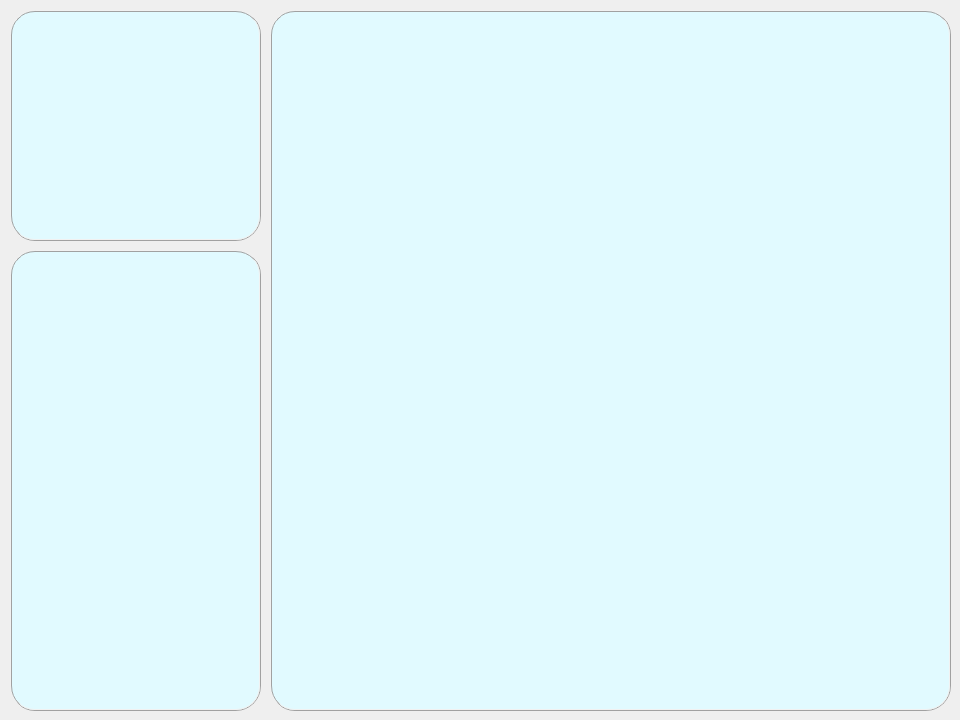
<?xml version="1.0" encoding="UTF-8"?>
<ui version="4.0">
 <class>MainWindow</class>
 <widget class="QMainWindow" name="MainWindow">
  <property name="geometry">
   <rect>
    <x>0</x>
    <y>0</y>
    <width>960</width>
    <height>720</height>
   </rect>
  </property>
  <property name="windowTitle">
   <string>UNDERGROUND</string>
  </property>
  <property name="styleSheet">
   <string notr="true"/>
  </property>
  <widget class="QWidget" name="centralWidget">
   <widget class="QGroupBox" name="smallmap">
    <property name="geometry">
     <rect>
      <x>10</x>
      <y>10</y>
      <width>251</width>
      <height>231</height>
     </rect>
    </property>
    <property name="styleSheet">
     <string notr="true">border:2px ridge #a1a1a1; 
background:#e1faff;
width:350px;border-radius:25px;</string>
    </property>
    <property name="title">
     <string/>
    </property>
   </widget>
   <widget class="QGroupBox" name="status_bar">
    <property name="geometry">
     <rect>
      <x>10</x>
      <y>250</y>
      <width>251</width>
      <height>461</height>
     </rect>
    </property>
    <property name="styleSheet">
     <string notr="true">border:2px ridge #a1a1a1; 
background:#e1faff;
width:350px;
border-radius:25px;</string>
    </property>
    <property name="title">
     <string/>
    </property>
   </widget>
   <widget class="QGroupBox" name="showbox">
    <property name="geometry">
     <rect>
      <x>270</x>
      <y>10</y>
      <width>681</width>
      <height>701</height>
     </rect>
    </property>
    <property name="styleSheet">
     <string notr="true">border:2px ridge #a1a1a1; 
background:#e1faff;
width:350px;border-radius:25px;</string>
    </property>
    <property name="title">
     <string/>
    </property>
   </widget>
  </widget>
  <widget class="QMenuBar" name="menuBar">
   <property name="geometry">
    <rect>
     <x>0</x>
     <y>0</y>
     <width>960</width>
     <height>17</height>
    </rect>
   </property>
  </widget>
 </widget>
 <layoutdefault spacing="6" margin="11"/>
 <resources/>
 <connections/>
</ui>
